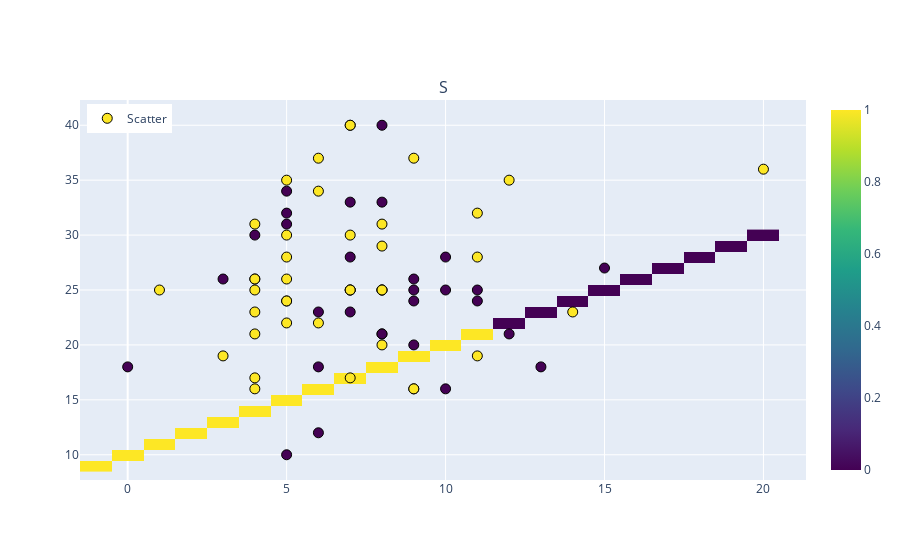

The cell this chart's notebook holds for it:
### Code cell
fig.update_layout(
    legend=dict(
        yanchor='top',
        y=0.99,
        xanchor='left',
        x=0.01
    )
)
fig.show()

### Figure 1 — Plotly figure (JSON) as saved in the notebook; plotly's stock layout.template omitted (floating-point values rounded to 4 significant figures; data arrays with more than 128 entries replaced by an {"elided": "..."} marker saying what was removed)
{"data": [{"colorscale": [[0, "#440154"], [0.1111, "#482878"], [0.2222, "#3e4989"], [0.3333, "#31688e"], [0.4444, "#26828e"], [0.5556, "#1f9e89"], [0.6667, "#35b779"], [0.7778, "#6ece58"], [0.8889, "#b5de2b"], [1, "#fde725"]], "name": "SVC", "showscale": true, "type": "heatmap", "x": [-1, 0, 1, 2, 3, 4, 5, 6, 7, 8, 9, 10, 11, 12, 13, 14, 15, 16, 17, 18, 19, 20], "xaxis": "x", "y": [9, 10, 11, 12, 13, 14, 15, 16, 17, 18, 19, 20, 21, 22, 23, 24, 25, 26, 27, 28, 29, 30, 31, 32, 33, 34, 35, 36, 37, 38, 39, 40], "yaxis": "y", "z": {"elided": "704 int values"}}, {"marker": {"color": [1, 1, 0, 1, 1, 1, 1, 0, 1, 1, 1, 1, 0, 0, 1, 0, 1, 0, 1, 1, 0, 1, 1, 1, 0, 1, 1, 0, 0, 1, 1, 1, 0, 1, 1, 0, 1, 1, 0, 0, 0, 0, 1, 0, 1, 0, 0, 0, 0, 1, 1, 1, 0, 1, 0, 1, 0, 1, 1, 1, 0, 1, 1, 0, 0, 0, 1, 1, 0, 1, 0], "colorscale": [[0, "#440154"], [0.1111, "#482878"], [0.2222, "#3e4989"], [0.3333, "#31688e"], [0.4444, "#26828e"], [0.5556, "#1f9e89"], [0.6667, "#35b779"], [0.7778, "#6ece58"], [0.8889, "#b5de2b"], [1, "#fde725"]], "line": {"color": "black", "width": 1}, "size": 10}, "mode": "markers", "name": "Scatter", "showlegend": true, "type": "scatter", "x": [11, 9, 7, 5, 7, 4, 7, 10, 14, 5, 8, 7, 8, 13, 8, 5, 11, 4, 4, 6, 7, 7, 1, 4, 9, 4, 5, 9, 6, 20, 4, 5, 11, 8, 7, 5, 5, 8, 5, 6, 5, 3, 4, 9, 7, 10, 11, 7, 8, 5, 8, 4, 12, 8, 0, 6, 9, 7, 6, 5, 10, 9, 11, 6, 4, 9, 12, 3, 15, 8, 8], "xaxis": "x", "y": [28, 37, 33, 24, 25, 23, 40, 16, 23, 26, 20, 25, 40, 18, 29, 31, 19, 26, 31, 34, 28, 30, 25, 21, 25, 26, 24, 20, 23, 36, 25, 28, 24, 25, 25, 10, 22, 25, 32, 12, 34, 26, 17, 16, 40, 25, 25, 23, 33, 30, 31, 16, 21, 25, 18, 22, 26, 17, 37, 35, 28, 16, 32, 18, 30, 24, 35, 19, 27, 21, 21], "yaxis": "y"}], "layout": {"annotations": [{"font": {"size": 16}, "showarrow": false, "text": "S", "x": 0.5, "xanchor": "center", "xref": "paper", "y": 1, "yanchor": "bottom", "yref": "paper"}], "legend": {"x": 0.01, "xanchor": "left", "y": 0.99, "yanchor": "top"}, "xaxis": {"anchor": "y", "domain": [0, 1]}, "yaxis": {"anchor": "x", "domain": [0, 1]}}}
